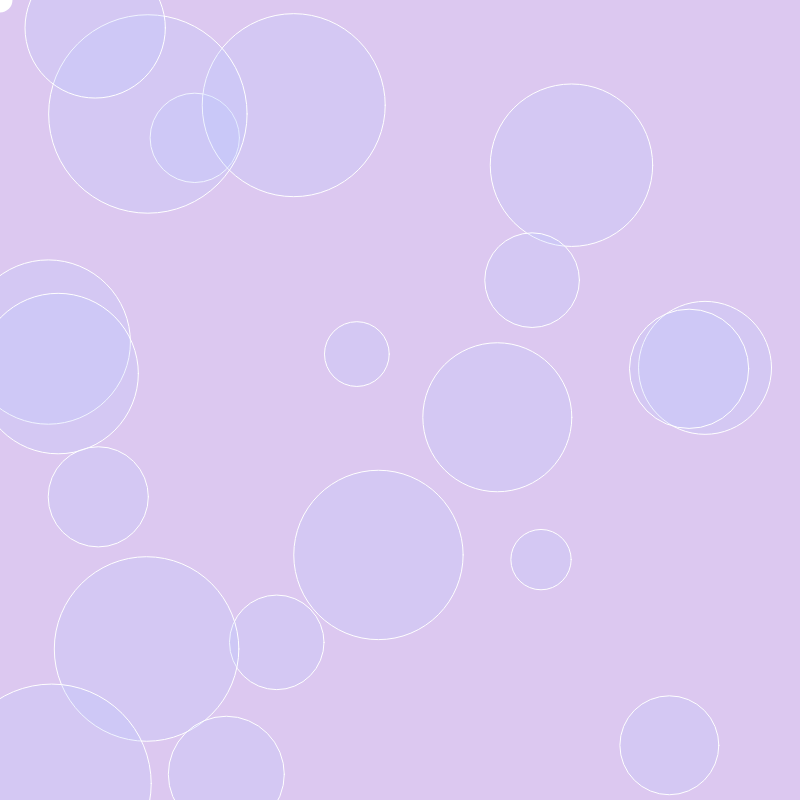
Frame 1 (no input)
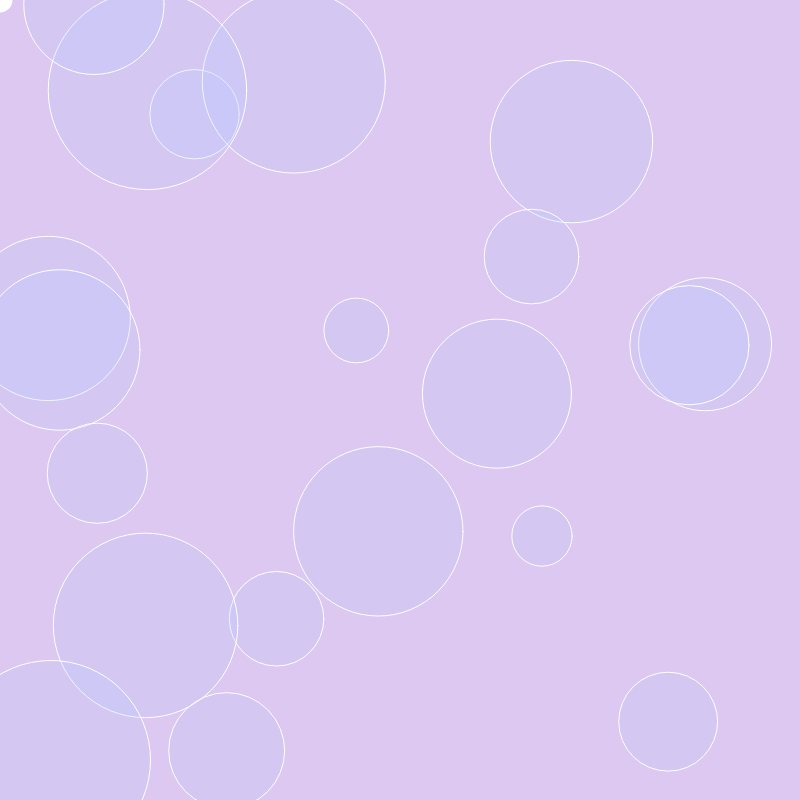
Frame 60 (no input)
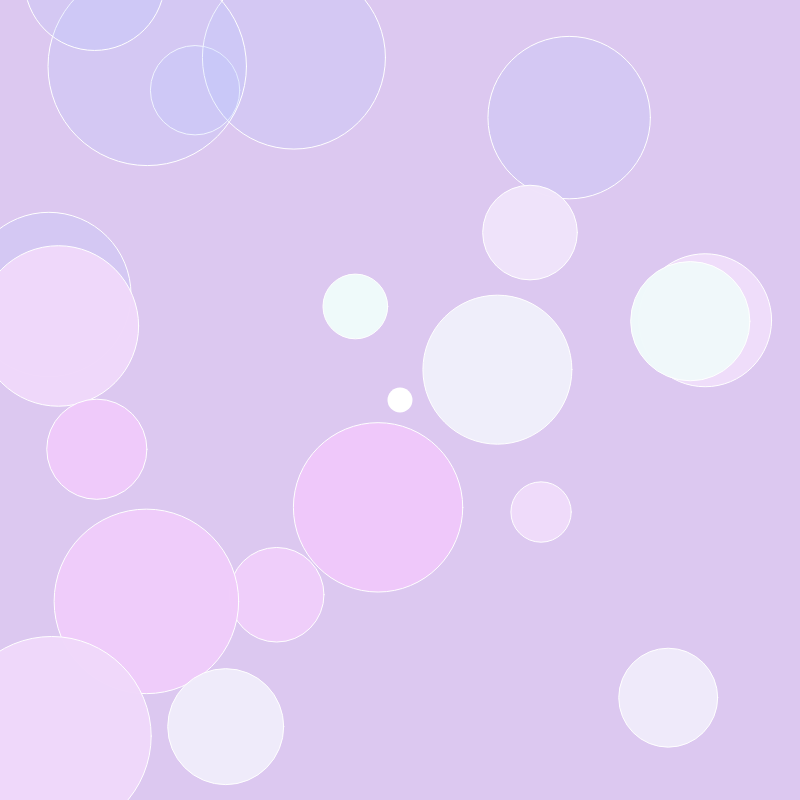
Frame 120 (the mouse pressed at the canvas centre since frame 60)

The p5.js sketch that drew these frames (run headless with seeded random() and noise() and a simulated clock; from frame 60 on, the mouse is pressed at the canvas centre):

// p5.js sketch
// ── sketch.js
let sliderR;
let sliderG;
let sliderB;

let cursor = [];
let circles = [];

// Fix circle error
// Examine clicked method
// in popped for-loop what changes?

function setup() {
  createCanvas(800, 800);
  //smooth();
  sliderR = createSlider(0, 255, 220, 10);
  sliderR.position(0, 800);
  sliderR.style("width", "80px");

  sliderG = createSlider(0, 255, 200, 10);
  sliderG.position(100, 800);
  sliderG.style("width", "80px");

  sliderB = createSlider(0, 255, 240, 10);
  sliderB.position(200, 800);
  sliderB.style("width", "80px");

  for (var i = 0; i < 20; i++) {
    let x = random(width);
    let y = random(height);
    let r = random(50, 200);
    circles.push(new Circle(x, y, r));
  }
}

function mouseDragged() {
  cursor.push(new Cursor(mouseX, mouseY));
}

function mousePressed() {
  for (let i = 0; i < circles.length; i++) {
    circles[i].clicked();
  }
}

function mouseClicked() {
  for (let i = 0; i < circles.length; i++) {
    circles[i].popped();
  }
}

function draw() {
  let valR = sliderR.value();
  let valG = sliderG.value();
  let valB = sliderB.value();

  background(valR, valG, valB);

  //cursor
  noStroke();
  fill(255, 255, 255);
  circle(mouseX, mouseY, 25, 1);

  for (let i = 0; i < circles.length; i++) {
    circles[i].move();
    circles[i].display();
  }

  for (let i2 = 0; i2 < cursor.length; i2++) {
    cursor[i2].display();
    if (cursor.length > 5) {
      cursor.splice(i2, 1);
    }
  }
}

class Cursor {
  constructor(x, y) {
    this.x = x;
    this.y = y;
    this.col = color(255, 25);
  }

  display() {
    stroke(255);
    fill(this.col);
    ellipse(this.x, this.y, 20, 20);
  }
}

class Circle {
  constructor(x, y, r) {
    this.x = x;
    this.y = y;
    this.r = r;
    this.col = color(180, 200, 255, 50);
    //fill(valR, valG, valB);
  }

  display() {
    stroke(255);
    fill(this.col);
    ellipse(this.x, this.y, this.r, this.r);
  }

  move() {
    this.x = this.x + random(-0.2, 0.2);

    this.y = this.y - 0.4;
    if (this.y + this.r <= 0) {
      this.y = height;
    }
  }

  clicked() {
    let d = dist(mouseX, mouseY, this.x, this.y);
    if (d < this.y) {
      this.col = color(240, random(200, 255), 250, 250);
    }
  }

  popped() {
    let d = dist(mouseX, mouseY, this.x, this.y);
    // What changes in this loop?
    for (var i = 0; i < circles.length; i++) {
      if (d < this.r / 2) {
        circles.splice(i, 1);
      }
    }
  }
}

// https://editor.p5js.org/jht1493/sketches/6Oneew7P0
// Slider_hue_circles_cursorLimited_pop Martha
